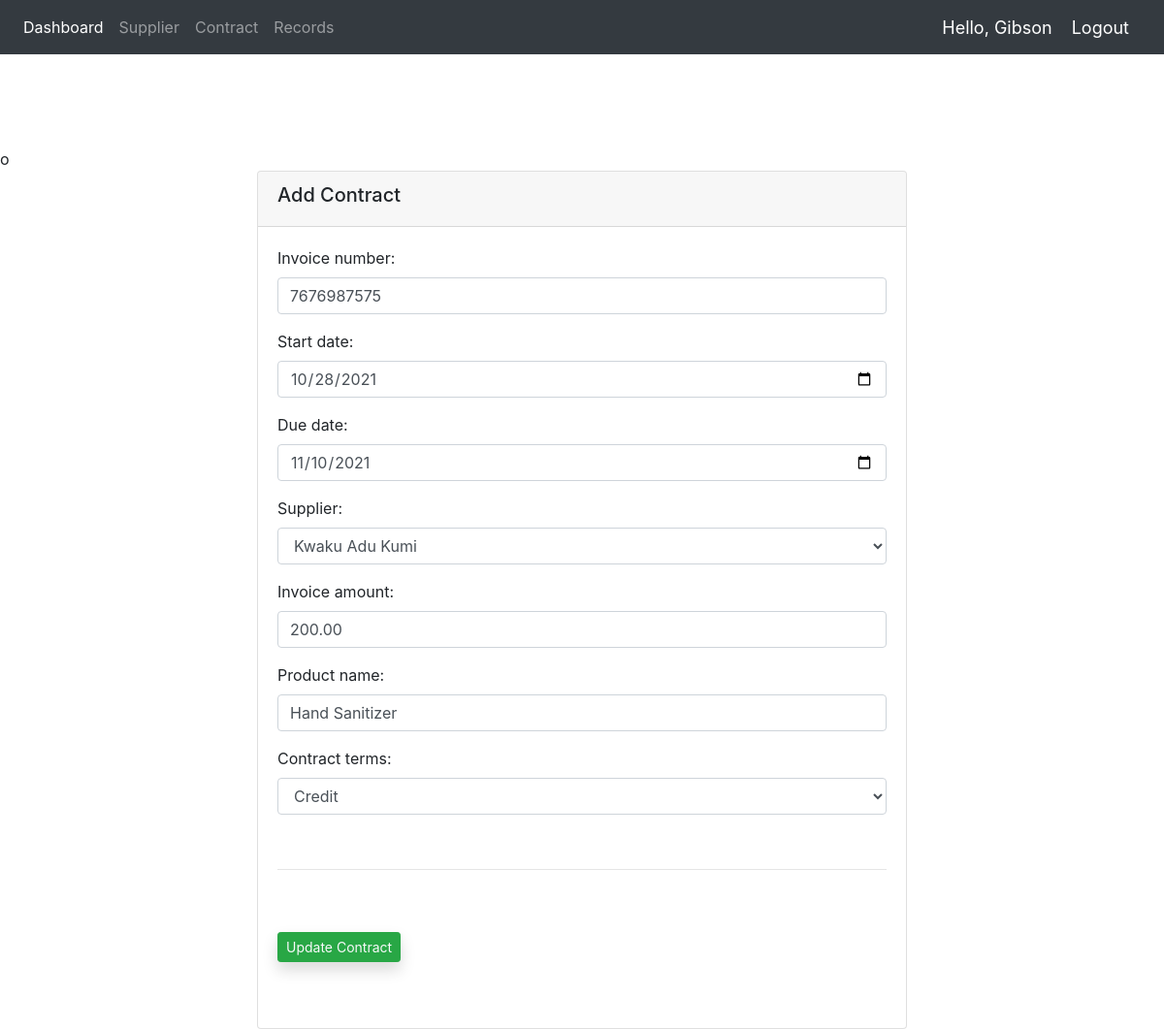
/PA/index/update_contract/2/ (signed in), run on the app's committed database.
### app/models.py (models this page shows, shortened)
class Contract(models.Model):
    terms = (
        ('30-70%', '30-70%'),
        ('50-50%', '50-50%'),
        ('Cash On Delivery', 'Cash On Delivery'),
        ('Credit', 'Credit'),
    )
    invoice_number = models.CharField(max_length=50, null=50)
    start_date = models.DateField()
    due_date = models.DateField()
    supplier = models.ForeignKey(Supplier, on_delete=CASCADE)
    invoice_amount = models.DecimalField(max_digits=9, decimal_places=2)
    product_name = models.CharField(max_length=50, null=True)
    contract_terms = models.CharField(max_length=50, choices=terms)

### app/views.py (the view)
# urls.py: path('PA/index/update_contract/<int:pk>/', views.update_contract, name='update_contract'),
@login_required(login_url='login')
def update_contract(request, pk):
	update_c = Contract.objects.get(pk=pk)
	form = AddContractForm(instance=update_c)
	if request.method == 'POST':
		form = AddContractForm(request.POST, instance=update_c)
		if form.is_valid():
			form.save()
			return redirect('index')
	context = {'update_c':update_c, "form":form}
	return render(request, 'app/update_contract.html', context)

### app/forms.py
class AddContractForm(forms.ModelForm):
    class Meta:
        model = Contract
        fields = '__all__'
        widgets = {
            "invoice_number": forms.TextInput(attrs={'class': 'form-control'}),
            "start_date": forms.DateInput(attrs={'class': 'form-control', 'type': 'date'}),
            "due_date": forms.DateInput(attrs={'class': 'form-control', 'type': 'date'}),
            "supplier": forms.Select(attrs={'class': 'form-control'}),
            "invoice_amount": forms.TextInput(attrs={'class': 'form-control'}),
            "product_name": forms.TextInput(attrs={'class': 'form-control'}),
            "contract_terms": forms.Select(attrs={'class': 'form-control'}),
        }

### app/models.py (called while the page is built)
    def __str__(self):
        return self.name

### app/templates/app/update_contract.html (shortened to what this page needs)
{% extends '../base.html' %}
{% block content %}
    <br><br><br><br>
    o
    <div class="dashboard-wrapper">
        <div class="container-fluid dashboard-content">
            <div class="row">
                <div class="col-xs-12 col-lg-11 col-md-11 col-sm-12 col-xl-7 mx-auto">
                    <div class="card">
                        <h5 class="card-header"><p class="h5">Add Contract</p></h5>
                        <div class="card-body">
                            <form enctype="multipart/form-data" action="{% url 'contract_continues' %}" method="POST" class="mb-5">
                                {{ form.as_p }}
                                <br>
                                <hr>
                                <button type="submit" class="btn btn-success mt-5 text-light btn-sm shadow">Update Contract</button>
                            </form>
                        </div>
                    </div>
                </div>
            </div>
        </div>
{% endblock content %}

### app/templates/app/navbar.html (shortened to what this page needs)
<nav class="navbar navbar-expand-lg navbar-dark bg-dark">
  <div class="collapse navbar-collapse" id="navbarNav">
    <ul class="navbar-nav">
      <li class="nav-item active">
        <a class="nav-link" href="{% url 'index' %}">Dashboard</a>
      </li>
      <li class="nav-item ">
      <a class="nav-link b" href="{% url 'new_supplier' %}">Supplier</a>
      </li>
      <li class="nav-item">
      <a class="nav-link" href="{% url 'contract_continues' %}">Contract</a>
      </li>
      <li class="nav-item">
      <a class="nav-link" href="{% url 'PArecords' %}">Records</a>
      </li>
    </ul>
  </div>
  <span class="hello-msg">Hello, {{request.user}}</span>
  <span ><a  class="hello-msg" href="{% url 'logout' %}">Logout</a></span>
</nav>

### app/templates/app/navbar.html (style rules this page uses)
.hello-msg { font-size: 18px; color: #fff; margin-right: 20px; }

### data on the page
Contract: invoice_number "7676987575", start_date "10/28/2021", due_date "11/10/2021", supplier "Kwaku Adu Kumi", invoice_amount "200.00", product_name "Hand Sanitizer", contract_terms "Credit"

### other printed values
{{ request.user }} "Gibson"
